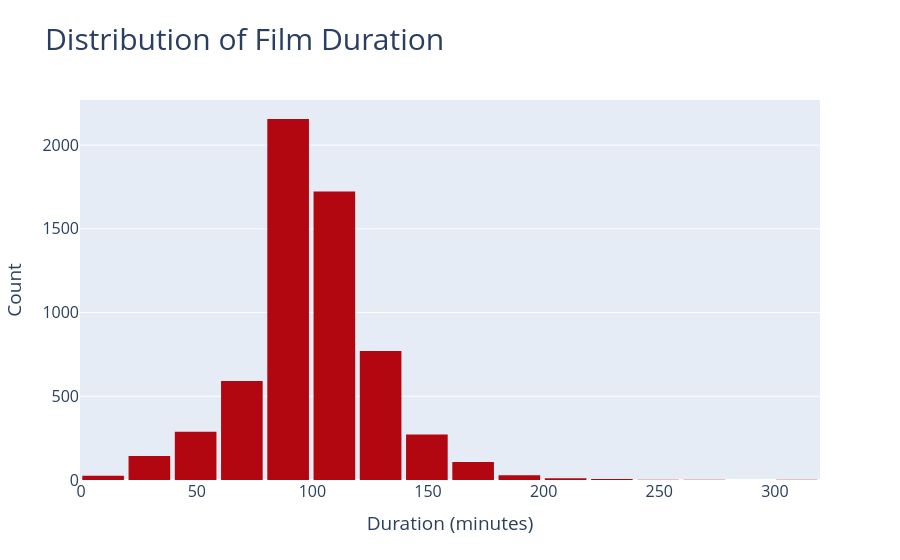

The cell this chart's notebook holds for it:
### Markdown cell above
## 4° Graph

### Distribution of Film Duration

This histogram shows how **movie durations** are distributed in the dataset, indicating how many movies fall into different duration ranges (e.g., 0–19 minutes, 20-39 minutes, etc.).
<br><br>
Providing valuable information about the duration patterns in movies, offering insights into the typical lengths of films available on Netflix.

### Code cell
# Create a histogram to show the distribution of film durations for movies
fig = px.histogram(
    netflix_df[netflix_df['type'] == 'Movie'], 
    x='duration_minutes', 
    nbins=20,
    title="Distribution of Film Duration", 
    labels={'duration_minutes': 'Duration (minutes)'})

fig.update_traces(marker_color='#b20710')

fig.update_layout(
    bargap=0.1,
    title_font=dict(size=30),
    xaxis=dict(
        title='Duration (minutes)'
    ),
    yaxis=dict(
        title='Count'
    ),
    font=dict(size=16)
)

fig.show()

### Figure 1 — Plotly figure (JSON) as saved in the notebook; plotly's stock layout.template omitted (floating-point values rounded to 4 significant figures; data arrays with more than 128 entries replaced by an {"elided": "..."} marker saying what was removed)
{"data": [{"alignmentgroup": "True", "bingroup": "x", "hovertemplate": "Duration (minutes)=%{x}<br>count=%{y}<extra></extra>", "legendgroup": "", "marker": {"color": "#b20710", "pattern": {"shape": ""}}, "name": "", "nbinsx": 20, "offsetgroup": "", "orientation": "v", "showlegend": false, "type": "histogram", "x": {"elided": "6126 int values"}, "xaxis": "x", "yaxis": "y"}], "layout": {"bargap": 0.1, "barmode": "relative", "font": {"size": 16}, "legend": {"tracegroupgap": 0}, "title": {"font": {"size": 30}, "text": "Distribution of Film Duration"}, "xaxis": {"anchor": "y", "domain": [0, 1], "title": {"text": "Duration (minutes)"}}, "yaxis": {"anchor": "x", "domain": [0, 1], "title": {"text": "Count"}}}}
